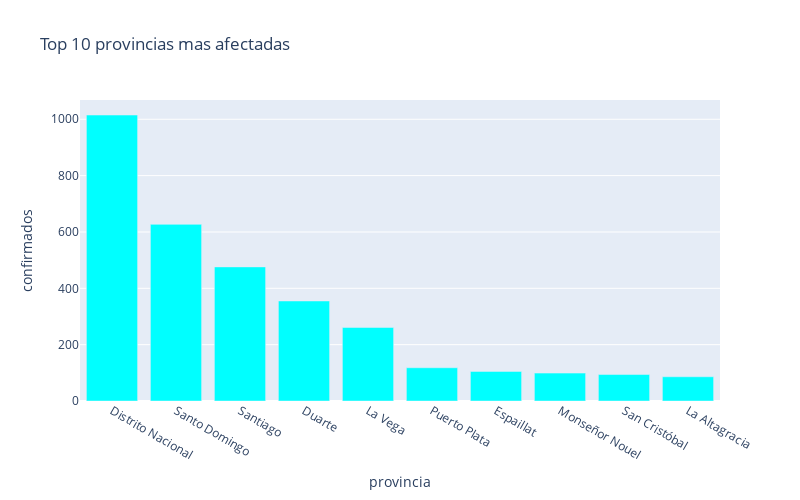

This figure's notebook cell:
### Code cell
px.bar(
    sorted_provinces_df.head(10),
    x = "provincia",
    y = "confirmados",
    title= "Top 10 provincias mas afectadas", # the axis names
    color_discrete_sequence=["cyan"], 
    height=500,
    width=800
)

### Figure 1 — Plotly figure (JSON) as saved in the notebook; plotly's stock layout.template omitted (floating-point values rounded to 4 significant figures)
{"data": [{"alignmentgroup": "True", "hovertemplate": "provincia=%{x}<br>confirmados=%{y}<extra></extra>", "legendgroup": "", "marker": {"color": "cyan"}, "name": "", "offsetgroup": "", "orientation": "v", "showlegend": false, "textposition": "auto", "type": "bar", "x": ["Distrito Nacional", "Santo Domingo", "Santiago", "Duarte", "La Vega", "Puerto Plata", "Espaillat", "Monseñor Nouel", "San Cristóbal", "La Altagracia"], "xaxis": "x", "y": [1015, 627, 476, 355, 261, 118, 105, 99, 94, 86], "yaxis": "y"}], "layout": {"barmode": "relative", "height": 500, "legend": {"tracegroupgap": 0}, "title": {"text": "Top 10 provincias mas afectadas"}, "width": 800, "xaxis": {"anchor": "y", "domain": [0.0, 1.0], "title": {"text": "provincia"}}, "yaxis": {"anchor": "x", "domain": [0.0, 1.0], "title": {"text": "confirmados"}}}}
